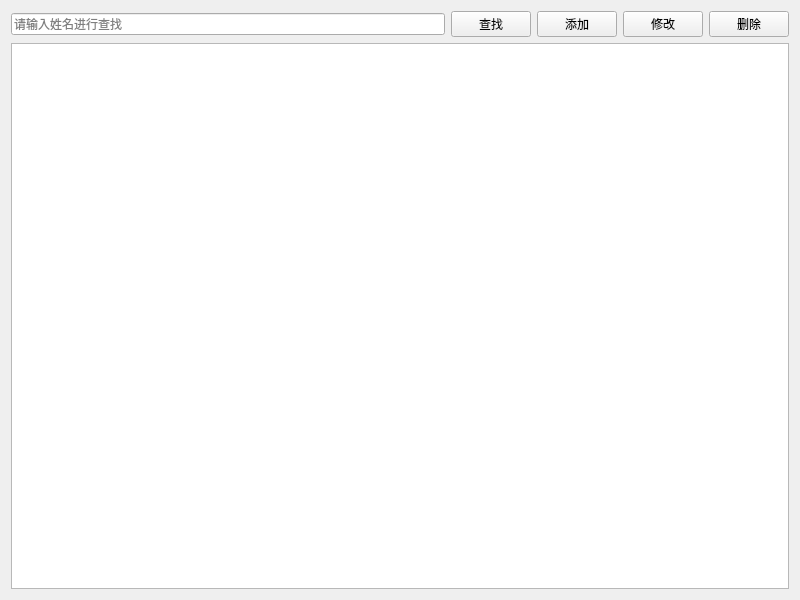
<?xml version="1.0" encoding="UTF-8"?>
<ui version="4.0">
 <class>DoctorView</class>
 <widget class="QWidget" name="DoctorView">
  <property name="geometry">
   <rect>
    <x>0</x>
    <y>0</y>
    <width>800</width>
    <height>600</height>
   </rect>
  </property>
  <property name="windowTitle">
   <string>医生管理</string>
  </property>
  <layout class="QVBoxLayout" name="verticalLayout">
   <item>
    <layout class="QHBoxLayout" name="horizontalLayout">
     <item>
      <widget class="QLineEdit" name="txtSearch">
       <property name="placeholderText">
        <string>请输入姓名进行查找</string>
       </property>
      </widget>
     </item>
     <item>
      <widget class="QPushButton" name="btnSearch">
       <property name="text">
        <string>查找</string>
       </property>
      </widget>
     </item>
     <item>
      <widget class="QPushButton" name="btnAdd">
       <property name="text">
        <string>添加</string>
       </property>
      </widget>
     </item>
     <item>
      <widget class="QPushButton" name="btnEdit">
       <property name="text">
        <string>修改</string>
       </property>
      </widget>
     </item>
     <item>
      <widget class="QPushButton" name="btnDelete">
       <property name="text">
        <string>删除</string>
       </property>
      </widget>
     </item>
    </layout>
   </item>
   <item>
    <widget class="QTableView" name="tableView"/>
   </item>
  </layout>
 </widget>
 <resources/>
 <connections/>
</ui>
